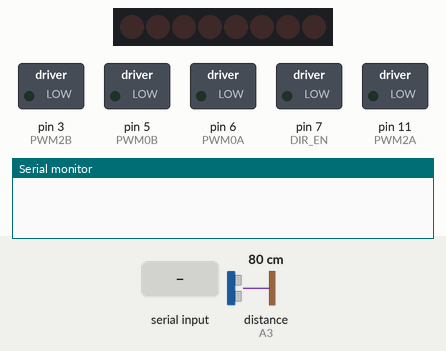
Recording of a sketch running on a simulated Arduino Uno, built with avr-gcc and run on an emulated ATmega328P. Shown: 8 shift-register outputs drawn as a row of LEDs (first output left, lit = HIGH), switched loads named in the sketch (green lamp = pin HIGH), the last lines printed to the serial monitor. Wiring (inferred from the names in the program): ultrasonic range finder: trigger A2; echo A3; shift register (74HC595): data pin 8; shift clock pin 4; latch pin 12. Wiring (inferred from the signals the program sends): row of LEDs: on Q0, Q1, Q2, Q3, Q4, Q5, Q6, Q7. The inputs (shaded band) are chosen by the test bench; at power-on: distance to the obstacle (sensor on A3) 80 cm. The echo pulse lasts 58.3 µs per cm; pins used as bus, display or sensor lines are not drawn.

Above: at 1.2 s.
1.3 s: byte 70 ('F') received over Serial
At 1.8 s:
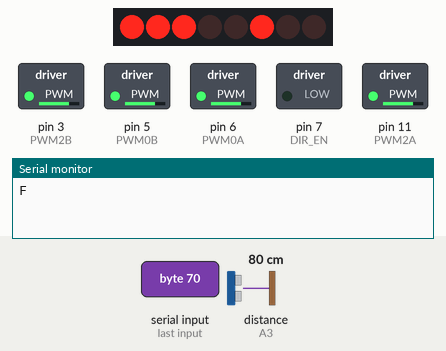
2.8 s: byte 66 ('B') received over Serial
At 4.0 s:
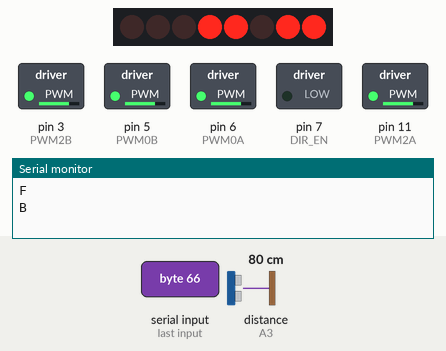
4.3 s: byte 76 ('L') received over Serial
At 5.4 s:
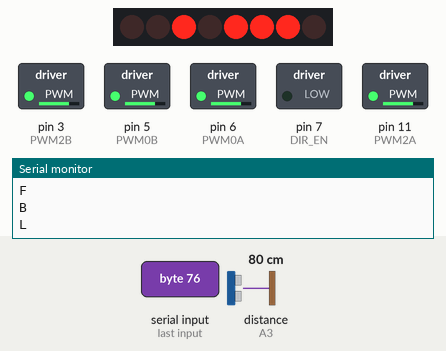
5.8 s: byte 82 ('R') received over Serial
At 6.4 s:
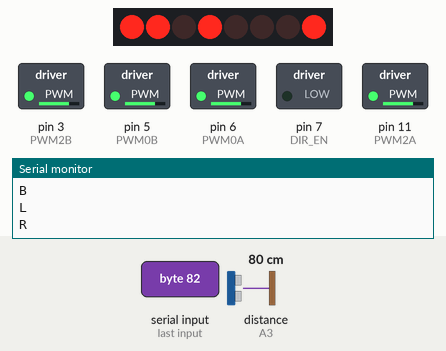
7.3 s: byte 83 ('S') received over Serial
At 7.6 s:
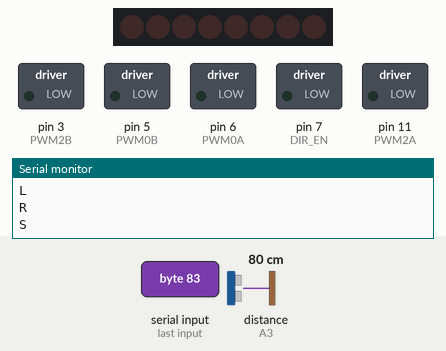
8.8 s: byte 68 ('D') received over Serial
At 9.9 s:
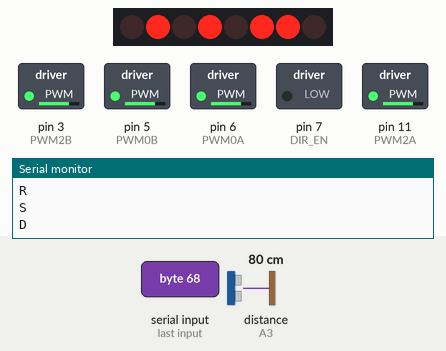
Timing chart, 0 to 11.3 s (numbered marks = the images above; inputs shaded):
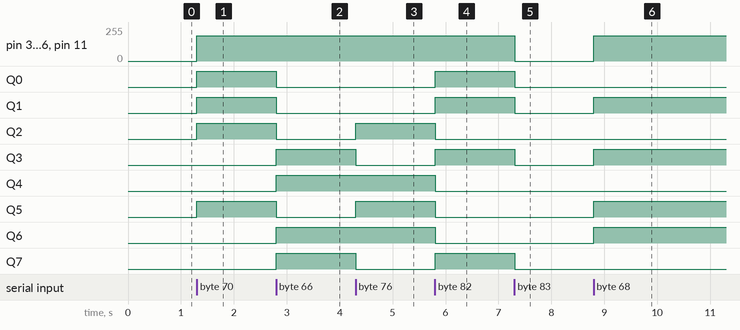

Measured:
- after the input at 1.3 s, pin 3 (PWM2B), pin 5 (PWM0B), pin 6 (PWM0A), pin 11 (PWM2A): 0/255 → 190/255 at once; Q0–2, Q5: LOW → HIGH at once
- after the input at 2.8 s, Q0–2, Q5: HIGH → LOW at once; Q3, Q4, Q6, Q7: LOW → HIGH at once
- after the input at 4.3 s, Q2, Q5: LOW → HIGH at once; Q3, Q7: HIGH → LOW at once
- after the input at 5.8 s, Q0, Q1, Q3, Q7: LOW → HIGH at once; Q2, Q4–6: HIGH → LOW at once
- after the input at 7.3 s, pin 3 (PWM2B), pin 5 (PWM0B), pin 6 (PWM0A), pin 11 (PWM2A): 190/255 → 0/255 at once; Q0, Q1, Q3, Q7: HIGH → LOW at once
- after the input at 8.8 s, pin 3 (PWM2B), pin 5 (PWM0B), pin 6 (PWM0A), pin 11 (PWM2A): 0/255 → 190/255 at once; Q1, Q3, Q5, Q6: LOW → HIGH at once

The sketch:

EmulatedSerialCar.ino
```cpp
/*
 * Control the car through the virtual serial port!!
 *
 */

#include <SoftwareSerial.h>

// Serial is a virtual port, Rx is port A10, Tx is port A1
SoftwareSerial serial(A0, A1);

//Configure THE PWM control pin
const int PWM2A = 11;      //M1 motor
const int PWM2B = 3;       //M2 motor
const int PWM0A = 6;       //M3 motor
const int PWM0B = 5;       //M4 motor

const int DIR_CLK = 4;     //Data input clock line
const int DIR_EN = 7;      //Equip the L293D enabling pins
const int DATA = 8;        // cable
const int DIR_LATCH = 12;  //Output memory latch clock

//Define the pin of ultrasonic obstacle avoidance sensor
//A2 is the pin Trig connected to the ultrasonic sensor
//A3 is the pin Echo connected to the ultrasonic sensor
const int Trig = A2;
const int Echo = A3;

//Define motion state
const int Forward = 39;//39 is stored in the Forward variable
const int Back = 216;  //216 is stored in the Back variable
const int Left = 116;   //116 is stored in the Left variable
const int Right = 139; //The right amount of change 139
const int Stop = 0;    //Parking variable

//Set the default speed between 1 and 255
int Speed1 = 190; //PWM0B -M3
int Speed2 = 190; //PWM0A -M4
int Speed3 = 190; //PWM2A -M3
int Speed4 = 190; //PWM2B -M4

//Variables for storing ultrasonic sensor measurements
int distance = 0;
// Store the data received from the serial port in serialData
char serialData;
char cmd;  //Store bluetooth receive commands

void setup()
{
    Serial.begin(9600);//Set the serial port baud rate 9600
   // motor.setSpeed(MAX_SPEED);

   // Initialize the virtual serial port
  serial.begin(9600);

    //Configure for pin mode
    pinMode(DIR_CLK,OUTPUT);
    pinMode(DATA,OUTPUT);
    pinMode(DIR_EN,OUTPUT);
    pinMode(DIR_LATCH,OUTPUT);
    pinMode(PWM0B,OUTPUT);
    pinMode(PWM0A,OUTPUT);
    pinMode(PWM2A,OUTPUT);
    pinMode(PWM2B,OUTPUT);

    //The Trig pin connected to the ultrasound is set to output mode
    //The Echo pin connected to the ultrasound is set to input mode
    pinMode(Trig,OUTPUT);
    pinMode(Echo,INPUT);

}

void loop()
{
    distance = SR04(Trig,Echo);// Obtain ultrasonic distance

    bluetooh();// Call bluetooth car control function

}
/*
* function name：Motor();
* Function: Change the movement direction and speed of
* the car through the entrance parameters
* Entry parameter 1: Dri car movement direction
* Entry parameters 2~3: Speed1~Speed4 motor speed, value range 0~255
* Dri value description (forward :39;
* Back: 216;
* Left translation: 116;
* Right translation: 139;
* Stop: 0;
* Right rotation: 106;
* Left rotation: 149)
* Return value: None
 */
void Motor(int Dir,int Speed1,int Speed2,int Speed3,int Speed4)
{
    analogWrite(PWM2A,Speed1); //Motor1 PWM speed regulation
    analogWrite(PWM2B,Speed2); //Motor2 PWM speed regulation
    analogWrite(PWM0A,Speed3); //Motor3 PWM speed regulation
    analogWrite(PWM0B,Speed4); //Motor4 PWM speed regulation

  //Set the low level and write the direction of motion to prepare
    digitalWrite(DIR_LATCH,LOW);
  //Dir motion direction value writes
    shiftOut(DATA,DIR_CLK,MSBFIRST,Dir);
    //Set the high level and output the direction of motion
    digitalWrite(DIR_LATCH,HIGH);
}

/*
Function name: SR04()
Function: Obtain ultrasonic ranging data
Entry parameters: Trig, Echo
Function return value: cm
*/
int SR04(int Trig,int Echo)
{
    float cm = 0;

    digitalWrite(Trig,LOW);     //Trig Set to low level
    delayMicroseconds(2);       //Wait 2 microseconds
    digitalWrite(Trig,HIGH);    //Trig Set to high level
    delayMicroseconds(15);      //Wait 15 microseconds
    digitalWrite(Trig,LOW);     //Trig Set to low level

    cm = pulseIn(Echo,HIGH)/58.8; //Convert the ranging time to CM
    cm = (int(cm * 100.0))/100.0; //Leave 2 as a decimal
     //Character Distance displayed in serial port monitor window:
  //  Serial.print("Distance:");
   // Serial.print(cm);
  //  Serial.println("cm");

    return cm;      //Returns cm value ranging data
}
/*
* Function name: bluetooh()
* Function: Receive Bluetooth data, control the car movement direction
* Entry parameters: None
* Return value: None
*/
void bluetooh()
{
  // Determine whether the received data is greater than 0
    if(Serial.available() > 0)
    {
        serialData = Serial.read(); // Receive function
        Serial.println(serialData);
        // If the serial port receives data as character F,
        //save F to CMD
        if     ('F' == serialData )  cmd = 'F';
        // If the data received by the serial port is character B,
        //save F to CMD
        else if('B' == serialData )  cmd = 'B';
        // If the data received by the serial port is L,
        //save F to CMD
        else if('L' == serialData )  cmd = 'L';
        // If the data received by the serial port is character R,
        //save F to CMD
        else if('R' == serialData )  cmd = 'R';
        else if('S' == serialData )  cmd = 'S';

        // Received string +, speed increases
        else if( serialData == '+' && Speed1 < 245)
        {
            Speed1 += 10;   //We're going to increase our velocity by 10
            Speed2 = Speed1;
            Speed3 = Speed1;
            Speed4 = Speed1;
            Serial.print("Speed = ");
            Serial.println(Speed1);
        }

        //When I receive a string -- the speed decreases
        else if( serialData == '-' && Speed1 > 30)
        {
          // The velocity decreases by 10 each time
            Speed1 -= 10;
            Speed2 = Speed1;
            Speed3 = Speed1;
            Speed4 = Speed1;
            Serial.print("Speed = ");
            Serial.println(Speed1);
        }

        // When bluetooth receives the string R, dolly panalizes to the right
         else if('D' == serialData)
        {
            Motor(106,Speed1,Speed2,Speed3,Speed4);
        }

        // When bluetooth receives the string R, dolly panalizes to the right
        else if('C' == serialData)
        {
            Motor(149,Speed1,Speed2,Speed3,Speed4);

        }
    }
  //If Bluetooth receives the string F,
  //the dolly moves forward and enables obstacle avoidance
    if('F' == cmd)   //
    {
       Motor(Forward,Speed1,Speed2,Speed3,Speed4);
    }
    //The ultrasonic obstacle avoidance function is called to
    //realize the obstacle avoidance function
    else if('B' == cmd)
    {
        Motor(Back,Speed1,Speed2,Speed3,Speed4);
    }
    // Bluetooth received string L, car left translation
    else if('L' == cmd)
    {
        Motor(Left,Speed1,Speed2,Speed3,Speed4);
    }
    // When bluetooth receives the string R, dolly panalizes to the right
    else if('R' == cmd)
    {
        Motor(Right,Speed1,Speed2,Speed3,Speed4);
    }
    else if('A' == serialData)
    {
         AvoidingObstacles();
    }
   // The cart stops moving when the string S is received
    else if('S' == serialData)
    {
        Motor(Stop,0,0,0,0);
    }
}

void AvoidingObstacles()
{
  // If the distance is greater than 20cm or

      if(distance > 20)
      {
        // Call forward function
          Motor(Forward,Speed1,Speed2,Speed3,Speed4);
      }
      // Otherwise the distance is less than 20
      else
      {
          Motor(Back,Speed1,Speed2,Speed3,Speed4);
          delay(500);
          // Turn left to change the direction of the car
          Motor(106,Speed1,Speed2,Speed3,Speed4);
          delay(500);
      }
}
```
